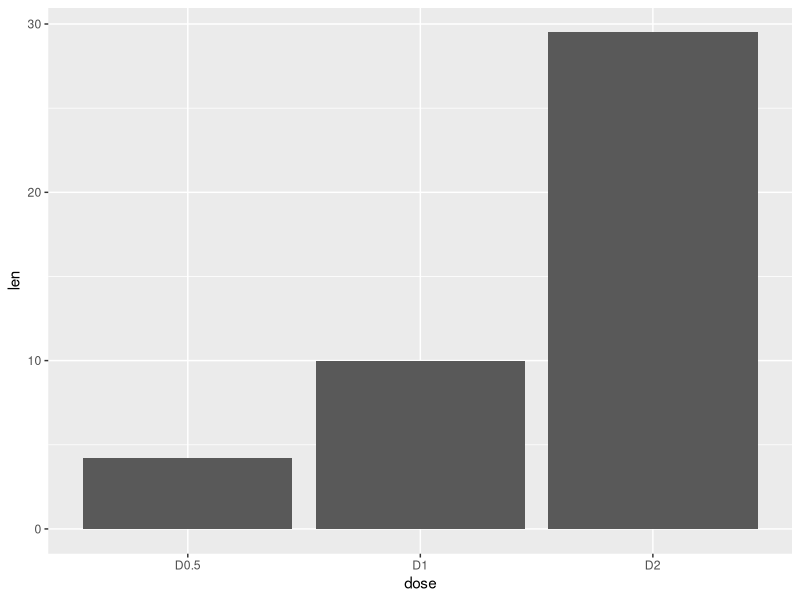
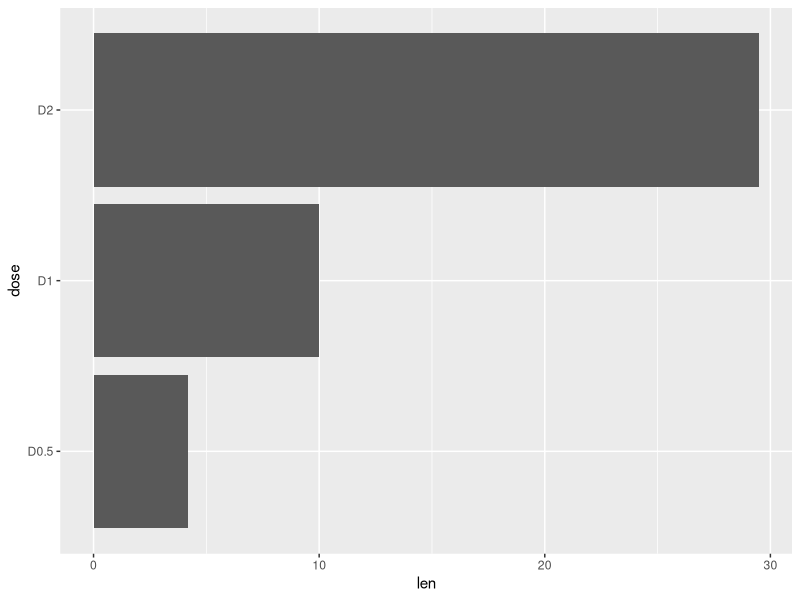
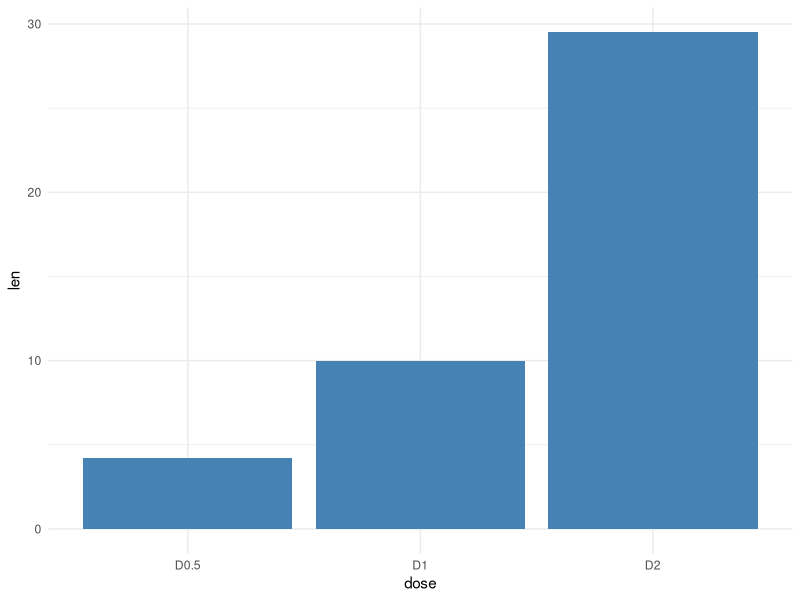
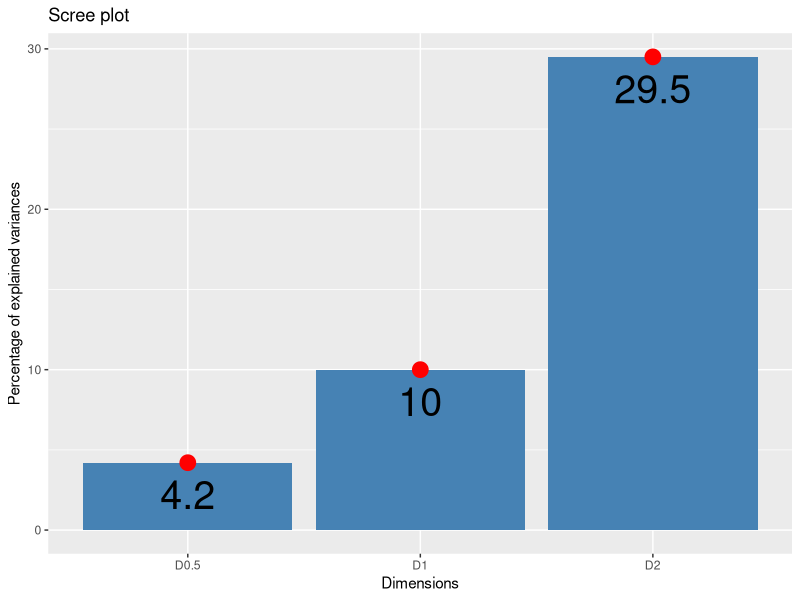

The R script that drew these images, in order:
df <- data.frame(dose=c("D0.5", "D1", "D2"),
                 len=c(4.2, 10, 29.5))

head(df)


library(ggplot2)
# Basic barplot
p <- ggplot(data=df, aes(x=dose, y=len)) + geom_bar(stat="identity")
p

# Horizontal bar plot
p + coord_flip()


# Minimal theme + blue fill color
p<-ggplot(data=df, aes(x=dose, y=len)) +
  geom_bar(stat="identity", fill="steelblue")+
  theme_minimal()
p


title <- "Scree plot"
xlab <- "Dimensions"
ylab <- "Percentage of explained variances"

# Inside bars
ggplot(data=df, aes(x=dose, y=len)) +
  geom_bar(stat="identity", fill="steelblue")+
  geom_text(aes(label=len), vjust=1.6, color="black", size=10)+
  geom_line()+
  geom_point(colour = "red", size = 5)+ 
  labs(title = title, x = xlab, y = ylab)

#  theme_minimal()



# # Basic line plot with points
# ggplot(data=df, aes(x=dose, y=len, group=1)) +
#   geom_line()+
#   geom_point()
  